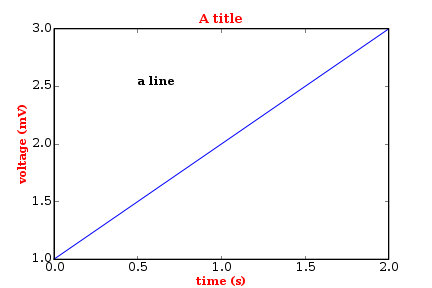

Recreate this plot in Python.
from matplotlib.matlab import *
font = {'fontname'   : 'Courier',
        'color'      : 'r',
        'fontweight' : 'bold',
        'fontsize'   : 11}

plot([1,2,3])
title('A title', font, fontsize=12)
text(0.5, 2.5, 'a line', font, color='k')
xlabel('time (s)', font)
ylabel('voltage (mV)', font)
savefig('text_dict.png', size=(400,400))
show()
